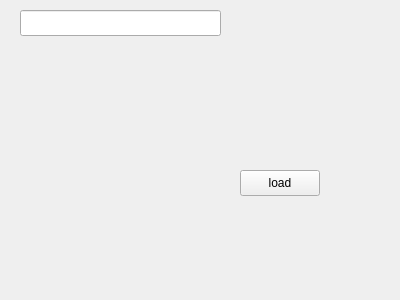
<?xml version="1.0" encoding="UTF-8"?>
<ui version="4.0">
 <class>Widget</class>
 <widget class="QWidget" name="Widget">
  <property name="geometry">
   <rect>
    <x>0</x>
    <y>0</y>
    <width>400</width>
    <height>300</height>
   </rect>
  </property>
  <property name="windowTitle">
   <string>Widget</string>
  </property>
  <widget class="QLabel" name="label">
   <property name="geometry">
    <rect>
     <x>240</x>
     <y>10</y>
     <width>128</width>
     <height>128</height>
    </rect>
   </property>
   <property name="text">
    <string/>
   </property>
  </widget>
  <widget class="QPushButton" name="pushButton">
   <property name="geometry">
    <rect>
     <x>240</x>
     <y>170</y>
     <width>80</width>
     <height>26</height>
    </rect>
   </property>
   <property name="text">
    <string>load</string>
   </property>
  </widget>
  <widget class="QLineEdit" name="lineEdit">
   <property name="geometry">
    <rect>
     <x>20</x>
     <y>10</y>
     <width>201</width>
     <height>26</height>
    </rect>
   </property>
  </widget>
 </widget>
 <layoutdefault spacing="6" margin="11"/>
 <resources/>
 <connections/>
</ui>
